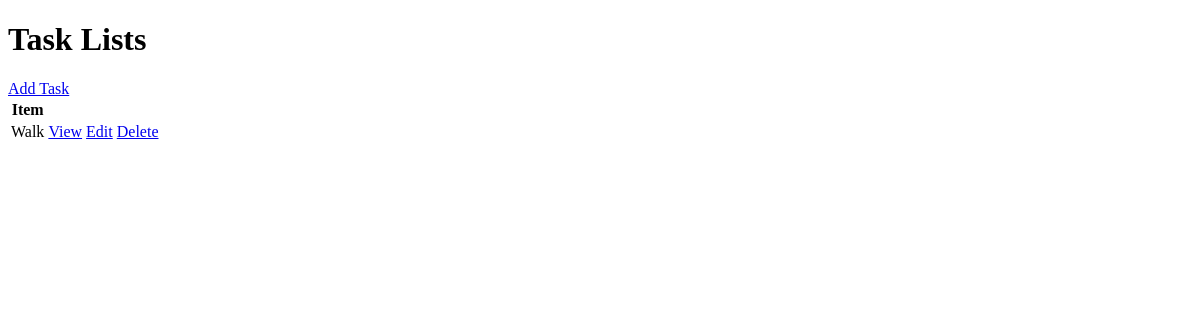
The app's page /, older data.
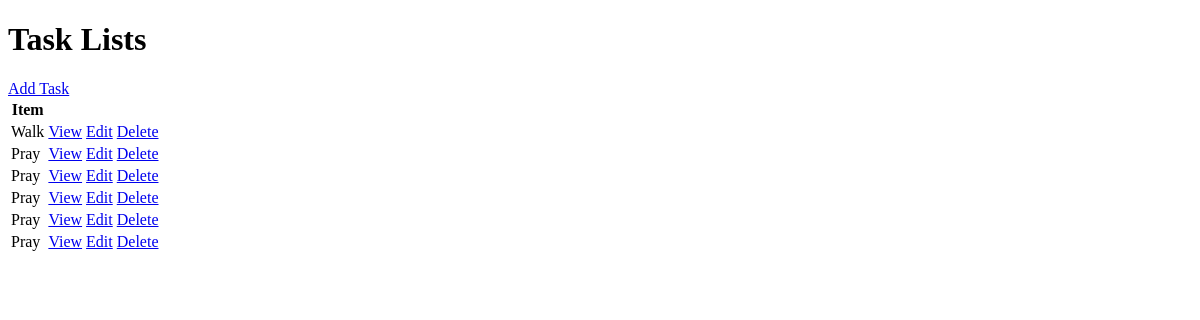
The same page, newer data.
### base/models.py (models this page shows, shortened)
class Task(models.Model):
    user = models.ForeignKey(User, on_delete=models.CASCADE, null=True, blank=True)
    title = models.CharField(max_length=100)
    description = models.TextField(max_length=100)
    complete = models.BooleanField(default=False)
    created_at = models.DateTimeField(auto_now_add=True)
    class Meta:
        ordering = ['complete']

### base/views.py (the view)
# urls.py: path('', TaskList.as_view(), name='task_list'),
class TaskList(ListView):
    model = Task
    template_name = 'base/task_list.html'
    context_object_name = 'tasks'

### base/templates/base/task_list.html
<!DOCTYPE html>
<html>
    <h1>Task Lists</h1>
    <a href="{% url 'create_task' %}">Add Task</a>
    <table>
        <tr>
            <th>Item</th>
            <th></th>
            <th></th>
        </tr>
        {% for task in tasks %}
            <tr>
                <td>{{ task.title }}</td>
                <td ><a href="{% url 'task' task.id %}">View</a></td>
                <td ><a href="{% url 'task_update' task.id %}">Edit</a></td>
                <td ><a href="{% url 'task' task.id %}">Delete</a></td>
            </tr>
        {% empty %}
        <h3>No items in list</h3>
        {% endfor %}
    </table>
</html>

Row changes from the older to the newer data that the page shows:
added Task: title "Pray"
added Task: title "Pray"
added Task: title "Pray"
added Task: title "Pray"
added Task: title "Pray"
